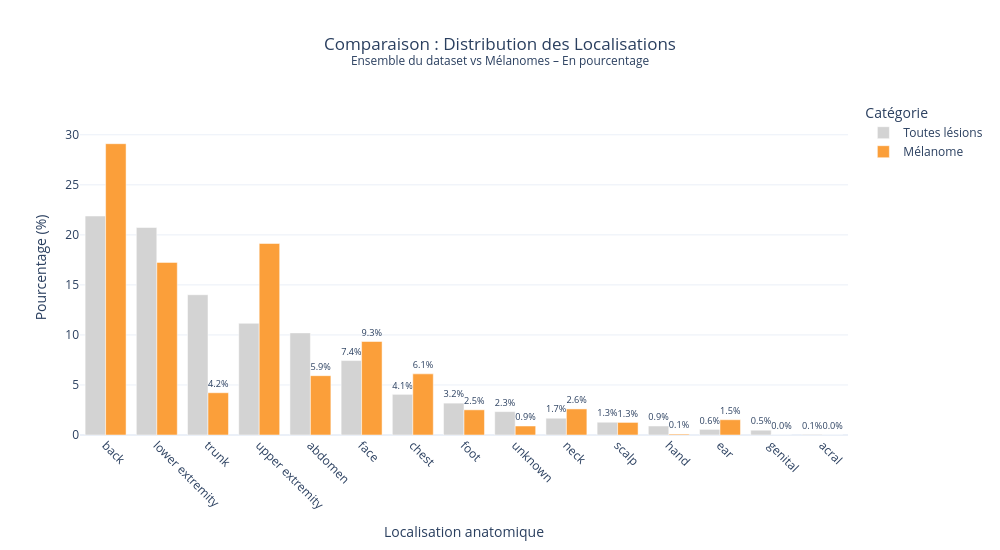

Notebook source saved alongside this figure:
### Code cell
import plotly.express as px
import pandas as pd

# 1. Nettoyage global
df_clean = df.dropna(subset=['localization']).copy()

# 2. Distribution générale (toutes lésions)
total_counts = df_clean['localization'].value_counts().reset_index()
total_counts.columns = ['Localization', 'Total']
total_counts['Total_Perc'] = (total_counts['Total'] / total_counts['Total'].sum()) * 100

# 3. Distribution mélanome
melanoma_df = df_clean[df_clean['dx'] == 'mel']
mel_counts = melanoma_df['localization'].value_counts().reset_index()
mel_counts.columns = ['Localization', 'Mel_Count']
mel_counts['Mel_Perc'] = (mel_counts['Mel_Count'] / len(melanoma_df)) * 100

# 4. Fusionner
merged = pd.merge(total_counts, mel_counts, on='Localization', how='left').fillna(0)

# 5. Trier par ordre décroissant du total
merged = merged.sort_values('Total', ascending=False)

# 6. Préparer pour Plotly : données longues
df_plot = pd.melt(
    merged,
    id_vars=['Localization'],
    value_vars=['Total_Perc', 'Mel_Perc'],
    var_name='Type',
    value_name='Percentage'
)

# 7. Légende claire
df_plot['Type'] = df_plot['Type'].map({
    'Total_Perc': 'Toutes lésions',
    'Mel_Perc': 'Mélanome'
})

# 8. Palette : utiliser une couleur de Plasma pour le mélanome
# On choisit un rouge/orange vif de la palette Plasma
plasma_red = px.colors.sequential.Plasma[7]  # Orange-rouge vif

fig = px.bar(
    df_plot,
    x='Localization',
    y='Percentage',
    color='Type',
    barmode='group',
    title='Comparaison : Distribution des Localisations<br><sup>Ensemble du dataset vs Mélanomes – En pourcentage</sup>',
    labels={'Percentage': 'Pourcentage (%)', 'Localization': 'Localisation'},
    color_discrete_map={
        'Toutes lésions': 'lightgray',
        'Mélanome': plasma_red  # 🔥 Couleur vive de la palette Plasma
    },
    text='Percentage'
)

# 9. Formater le texte
fig.update_traces(
    texttemplate='%{y:.1f}%',
    textposition='outside',
    textfont_size=10
)

# 10. Mise en page
fig.update_layout(
    xaxis_title="Localisation anatomique",
    yaxis_title="Pourcentage (%)",
    template="plotly_white",
    width=1000,
    height=550,
    xaxis=dict(tickangle=45),
    yaxis=dict(range=[0, max(df_plot['Percentage']) * 1.15]),
    legend_title_text="Catégorie",
    title_x=0.5,
    uniformtext_minsize=8,
    uniformtext_mode='hide'
)

# 11. Afficher
fig.show()

### Figure 1 — Plotly figure (JSON) as saved in the notebook; plotly's stock layout.template omitted (floating-point values rounded to 4 significant figures)
{"data": [{"alignmentgroup": "True", "hovertemplate": "Type=Toutes lésions<br>Localisation=%{x}<br>Pourcentage (%)=%{text}<extra></extra>", "legendgroup": "Toutes lésions", "marker": {"color": "lightgray", "pattern": {"shape": ""}}, "name": "Toutes lésions", "offsetgroup": "Toutes lésions", "orientation": "v", "showlegend": true, "text": [21.89, 20.74, 14.02, 11.16, 10.2, 7.439, 4.064, 3.185, 2.336, 1.677, 1.278, 0.8987, 0.5592, 0.4793, 0.0699], "textfont": {"size": 10}, "textposition": "outside", "texttemplate": "%{y:.1f}%", "type": "bar", "x": ["back", "lower extremity", "trunk", "upper extremity", "abdomen", "face", "chest", "foot", "unknown", "neck", "scalp", "hand", "ear", "genital", "acral"], "xaxis": "x", "y": [21.89, 20.74, 14.02, 11.16, 10.2, 7.439, 4.064, 3.185, 2.336, 1.677, 1.278, 0.8987, 0.5592, 0.4793, 0.0699], "yaxis": "y"}, {"alignmentgroup": "True", "hovertemplate": "Type=Mélanome<br>Localisation=%{x}<br>Pourcentage (%)=%{text}<extra></extra>", "legendgroup": "Mélanome", "marker": {"color": "#fb9f3a", "pattern": {"shape": ""}}, "name": "Mélanome", "offsetgroup": "Mélanome", "orientation": "v", "showlegend": true, "text": [29.11, 17.25, 4.223, 19.14, 5.93, 9.344, 6.11, 2.516, 0.8985, 2.606, 1.258, 0.08985, 1.527, 0.0, 0.0], "textfont": {"size": 10}, "textposition": "outside", "texttemplate": "%{y:.1f}%", "type": "bar", "x": ["back", "lower extremity", "trunk", "upper extremity", "abdomen", "face", "chest", "foot", "unknown", "neck", "scalp", "hand", "ear", "genital", "acral"], "xaxis": "x", "y": [29.11, 17.25, 4.223, 19.14, 5.93, 9.344, 6.11, 2.516, 0.8985, 2.606, 1.258, 0.08985, 1.527, 0.0, 0.0], "yaxis": "y"}], "layout": {"barmode": "group", "height": 550, "legend": {"title": {"text": "Catégorie"}, "tracegroupgap": 0}, "title": {"text": "Comparaison : Distribution des Localisations<br><sup>Ensemble du dataset vs Mélanomes – En pourcentage</sup>", "x": 0.5}, "uniformtext": {"minsize": 8, "mode": "hide"}, "width": 1000, "xaxis": {"anchor": "y", "domain": [0, 1], "tickangle": 45, "title": {"text": "Localisation anatomique"}}, "yaxis": {"anchor": "x", "domain": [0, 1], "range": [0, 33.48], "title": {"text": "Pourcentage (%)"}}}}
